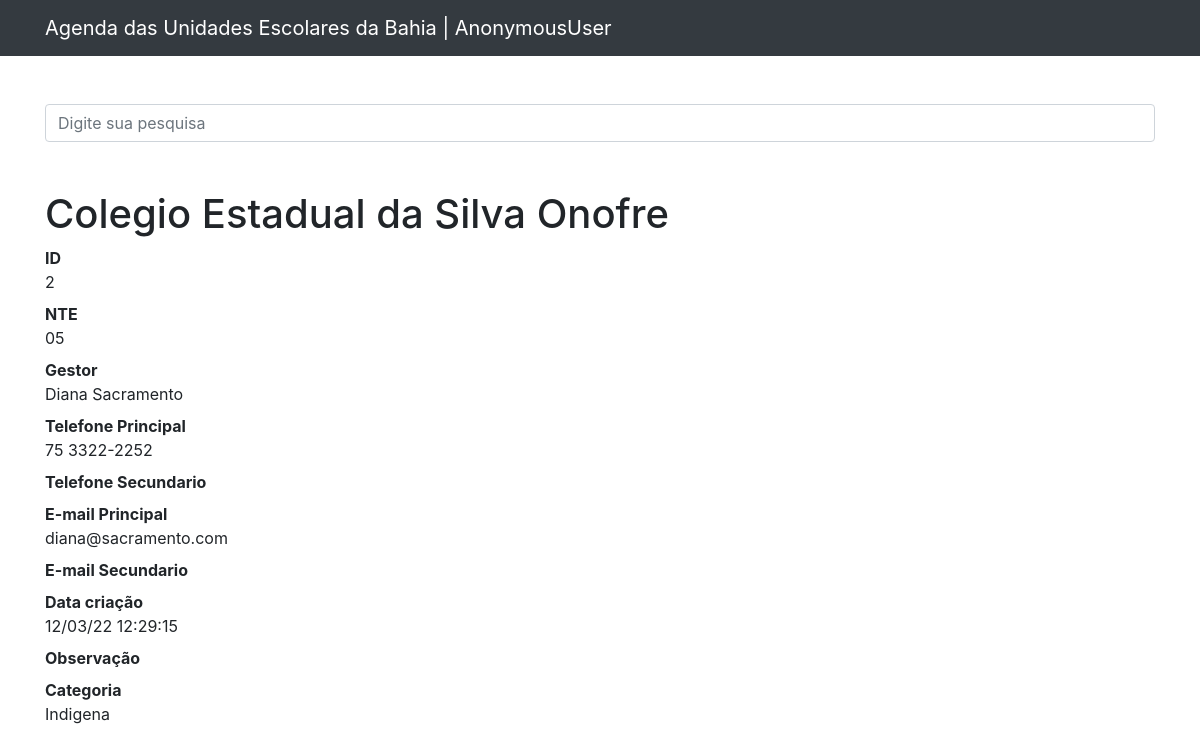
/2, run on the app's committed database.
### contatos/models.py (models this page shows, shortened)
class Contato(models.Model):
    nte = models.CharField(max_length=6)
    nome = models.CharField(max_length=255)
    gestor = models.CharField(max_length=255)
    telefoneprinc = models.CharField(max_length=255)
    telefonesecun = models.CharField(max_length=255, blank=True)
    emailprinc = models.CharField(max_length=255)
    emailsecun = models.CharField(max_length=255, blank=True)
    data_criacao = models.DateTimeField(default=timezone.now)
    observacao = models.CharField(max_length=500, blank=True)
    categoria = models.ForeignKey(Categoria, on_delete=models.DO_NOTHING)
    mostrar = models.BooleanField(default=True)
    foto = models.ImageField(blank=True, upload_to='fotos/%Y/%m/')

class Categoria(models.Model):
    nome = models.CharField(max_length=255)
    def __str__(self):
        return self.nome

### contatos/views.py (the view)
# urls.py: path('<str:contato_id>', views.ver_contato, name='ver_contato'),
def ver_contato(request, contato_id):
    contato = get_object_or_404(Contato, id=contato_id)
    if not contato.mostrar:
        raise Http404()
    return render(request, 'contatos/ver_contato.html', {
        'contato': contato
    })

### contatos/templates/contatos/ver_contato.html (shortened to what this page needs)
{% extends 'base.html' %}
{%block conteudo%}
<h1 class="mt-5">{{ contato.nome }} {{ contato.sobrenome }}</h1>
        <dl>
          <dt>ID</dt>
          <dd>{{ contato.id }}</dd>
          <dt>NTE</dt>
          <dd>{{ contato.nte }}</dd>
          <dt>Gestor</dt>
          <dd>{{contato.gestor }}</dd>
          <dt>Telefone Principal</dt>
          <dd>{{ contato.telefoneprinc }}</dd>
          <dt>Telefone Secundario</dt>
          <dt>E-mail Principal</dt>
          <dd>{{ contato.emailprinc }}</dd>
          <dt>E-mail Secundario</dt>
          <dt>Data criação</dt>
          <dd>{{ contato.data_criacao|date:'d/m/y H:i:s' }}</dd>
          <dt>Observação</dt>
           <dt>Categoria</dt>
          <dd>{{ contato.categoria }}</dd>
        </dl>
{%endblock%}

### data on the page
Contato: nome "Colegio Estadual da Silva Onofre", id "2", nte "05", gestor "Diana Sacramento", telefoneprinc "75 3322-2252", emailprinc "diana@sacramento.com", data_criacao "12/03/22 12:29:15", categoria "Indigena"

### other printed values
{{ user }} "AnonymousUser"
